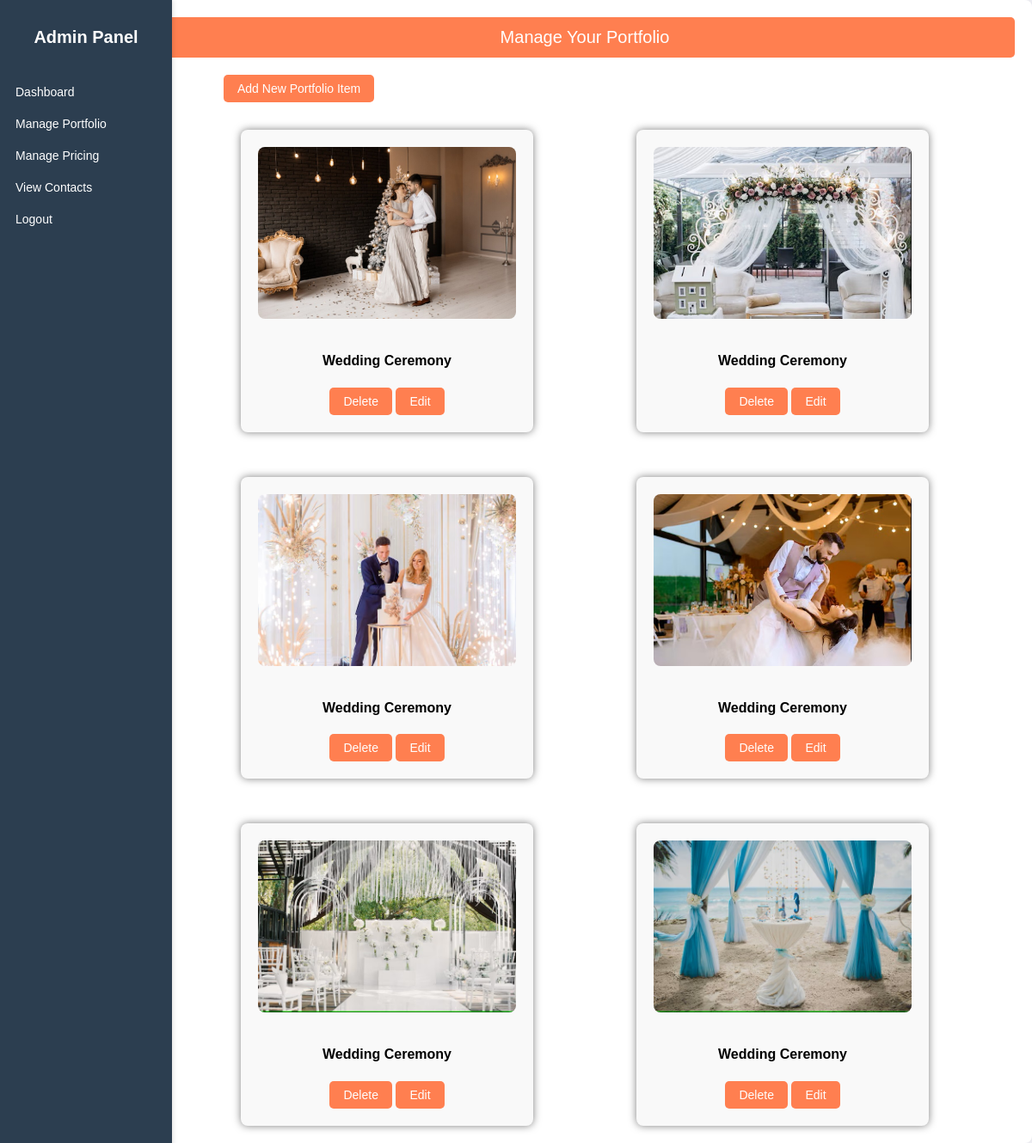
Screenshot of /admin/manage_portfolio.php (signed in) with the database file from the repository.
### tables this page shows
CREATE TABLE `portfolio` (
  `id` int(11) NOT NULL,
  `image_url` varchar(255) NOT NULL,
  `title` varchar(255) NOT NULL,
  `description` text DEFAULT NULL
);

### admin/manage_portfolio.php (the view, shortened to what this page needs)
<?php
include '../dbconnection.php';
$query = "SELECT * FROM portfolio";
$result = mysqli_query($conn, $query);
?>
<!DOCTYPE html>
<html lang="en">
<head>
</head>
<body>
    <div class="container">
        <div class="sidebar">
            <h2>Admin Panel</h2>
            <ul>
                <li><a href="admin_dashboard.php">Dashboard</a></li>
                <li><a href="manage_portfolio.php">Manage Portfolio</a></li>
                <li><a href="manage_pricing.php">Manage Pricing</a></li>
                <li><a href="view_contacts.php">View Contacts</a></li>
                <li><a href="logout.php">Logout</a></li>
            </ul>
        </div>
        <div class="content">
            <div class="header">Manage Your Portfolio</div>
            <button class="btn-add" onclick="showAddForm()">Add New Portfolio Item</button>
            <div class="portfolio-container">
                <?php
                while ($row = mysqli_fetch_assoc($result)) {
                    $imagePath = $row['image_url'];
                    $correctImagePath = '../' . $imagePath;
                ?>
                    <div class="portfolio-item">
                        <img src="<?php echo $correctImagePath; ?>" alt="<?php echo $row['title']; ?>">
                        <h4><?php echo htmlspecialchars($row['title']); ?></h4>
                        <form method="POST" style="display:inline;">
                            <button type="submit" name="delete" class="btn-delete">Delete</button>
                        </form>
                        <button onclick="showUpdateForm(<?php echo $row['id']; ?>, '<?php echo $row['title']; ?>', '<?php echo $row['description']; ?>', '<?php echo $row['image_url']; ?>')">Edit</button>
                    </div>
                <?php } ?>
            </div>
        </div>
    </div>
</body>
</html>

### admin/manage_portfolio.php (style rules this page uses)
body { font-family: Arial, sans-serif; margin: 0; display: flex; height: 100vh; background-color: #f4f4f9; }
.sidebar { width: 180px; height: 100%; background-color: #2c3e50; color: white; padding: 15px 10px; position: fixed; top: 0; left: 0; box-shadow: 2px 0 5px rgba(0, 0, 0, 0.1); display: flex; flex-direction: column; justify-content: flex-start; }
.sidebar h2 { text-align: center; font-size: 20px; color: #fff; margin-bottom: 20px; }
.sidebar ul { padding: 0; list-style: none; }
.sidebar ul li { padding: 8px; margin-bottom: 5px; border-radius: 5px; transition: background-color 0.3s ease; }
.sidebar ul li a { color: white; text-decoration: none; display: block; font-size: 14px; }
.content { margin-left: 160px; padding: 20px; width: calc(100% - 200px); background-color: #ffffff; border-radius: 8px; box-shadow: 0 0 10px rgba(0, 0, 0, 0.1); overflow-y: auto; }
.header { background-color: #ff7f50; color: white; padding: 12px; text-align: center; font-size: 20px; border-radius: 5px; margin-bottom: 20px; }
.portfolio-container { display: flex; flex-wrap: wrap; gap: 20px; justify-content: space-evenly; }
.portfolio-item { background-color: #f9f9f9; width: 30%; padding: 20px; border-radius: 8px; box-shadow: 0 0 10px rgba(0, 0, 0, 0.5); text-align: center; margin-top: 2rem; transition: transform 0.3s ease; }
.portfolio-item img { width: 100%; height: 200px; object-fit: cover; border-radius: 8px; margin-bottom: 15px; }
.portfolio-item button { background-color: #ff7f50; color: white; border: none; padding: 8px 16px; cursor: pointer; border-radius: 5px; font-size: 14px; transition: background-color 0.3s ease; }
.btn-add { background-color: #ff7f50; color: white; border: none; padding: 8px 16px; cursor: pointer; border-radius: 5px; font-size: 14px; margin-left: 5rem; transition: background-color 0.3s ease; }

### rows the page displays
portfolio: image_url (picture), title "Wedding Ceremony"
portfolio: image_url (picture), title "Wedding Ceremony"
portfolio: image_url (picture), title "Wedding Ceremony"
portfolio: image_url (picture), title "Wedding Ceremony"
portfolio: image_url (picture), title "Wedding Ceremony"
portfolio: image_url (picture), title "Wedding Ceremony"
